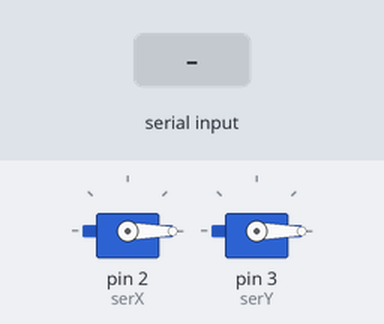
Recording of a sketch running on a simulated Arduino Uno, built with avr-gcc and run on an emulated ATmega328P. Parts: 2 × servo. Inputs (shaded band) come from the test bench. What the sketch prints to the serial monitor is not drawn.

Above: at 1.2 s.
1.3 s: "90,45\n" received over Serial
At 2.0 s:
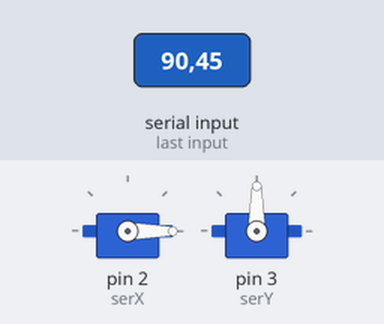
2.8 s: "30,150\n" received over Serial
At 3.2 s:
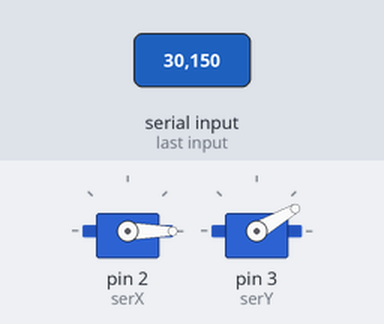
4.3 s: "200\n" received over Serial
At 5.4 s:
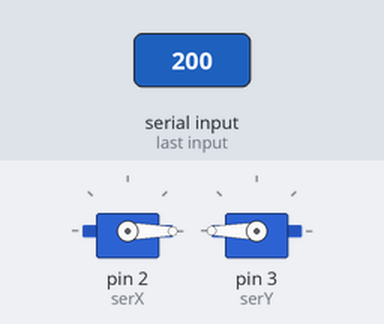
5.8 s: "90\n" received over Serial
At 6.5 s:
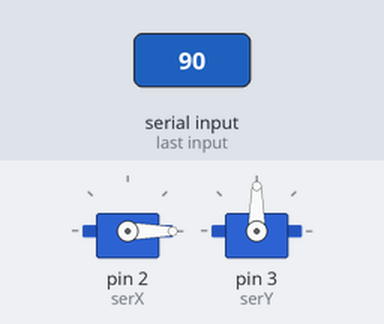
Timing chart, 0 to 8.3 s (numbered marks = the images above; inputs shaded):
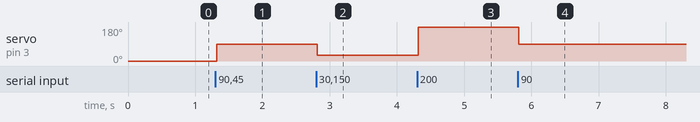

The sketch:

ServoTest.ino
```cpp
#include <Servo.h>

Servo serX;
Servo serY;

String in;
float float_in;
int x, y;

void setup() {
  Serial.begin(9600);
  Serial.setTimeout(10);

  serX.attach(2);
  serY.attach(3);
}

void loop() {
  if (Serial.available() > 0) {
//    Serial.println("Serial is available");
    in = Serial.readString();
//    Serial.println("Input= " + in);
    float_in = in.toFloat();

    x = float_in / 1000; // first 3 nums of a six digit num
    y = float_in - x * 1000;  // last three nums

    Serial.print("X: ");
    Serial.print(x);
    Serial.print("  Y: ");
    Serial.print(y);
  }

  serX.write(x);
  serY.write(y);
}
```

Measured:
- after the input at 1.3 s, servo on pin 3 (serY): 0° → 90° at once
- after the input at 2.8 s, servo on pin 3 (serY): 90° → 30° at once
- after the input at 4.3 s, servo on pin 3 (serY): 30° → 180° at once
- after the input at 5.8 s, servo on pin 3 (serY): 180° → 90° at once
